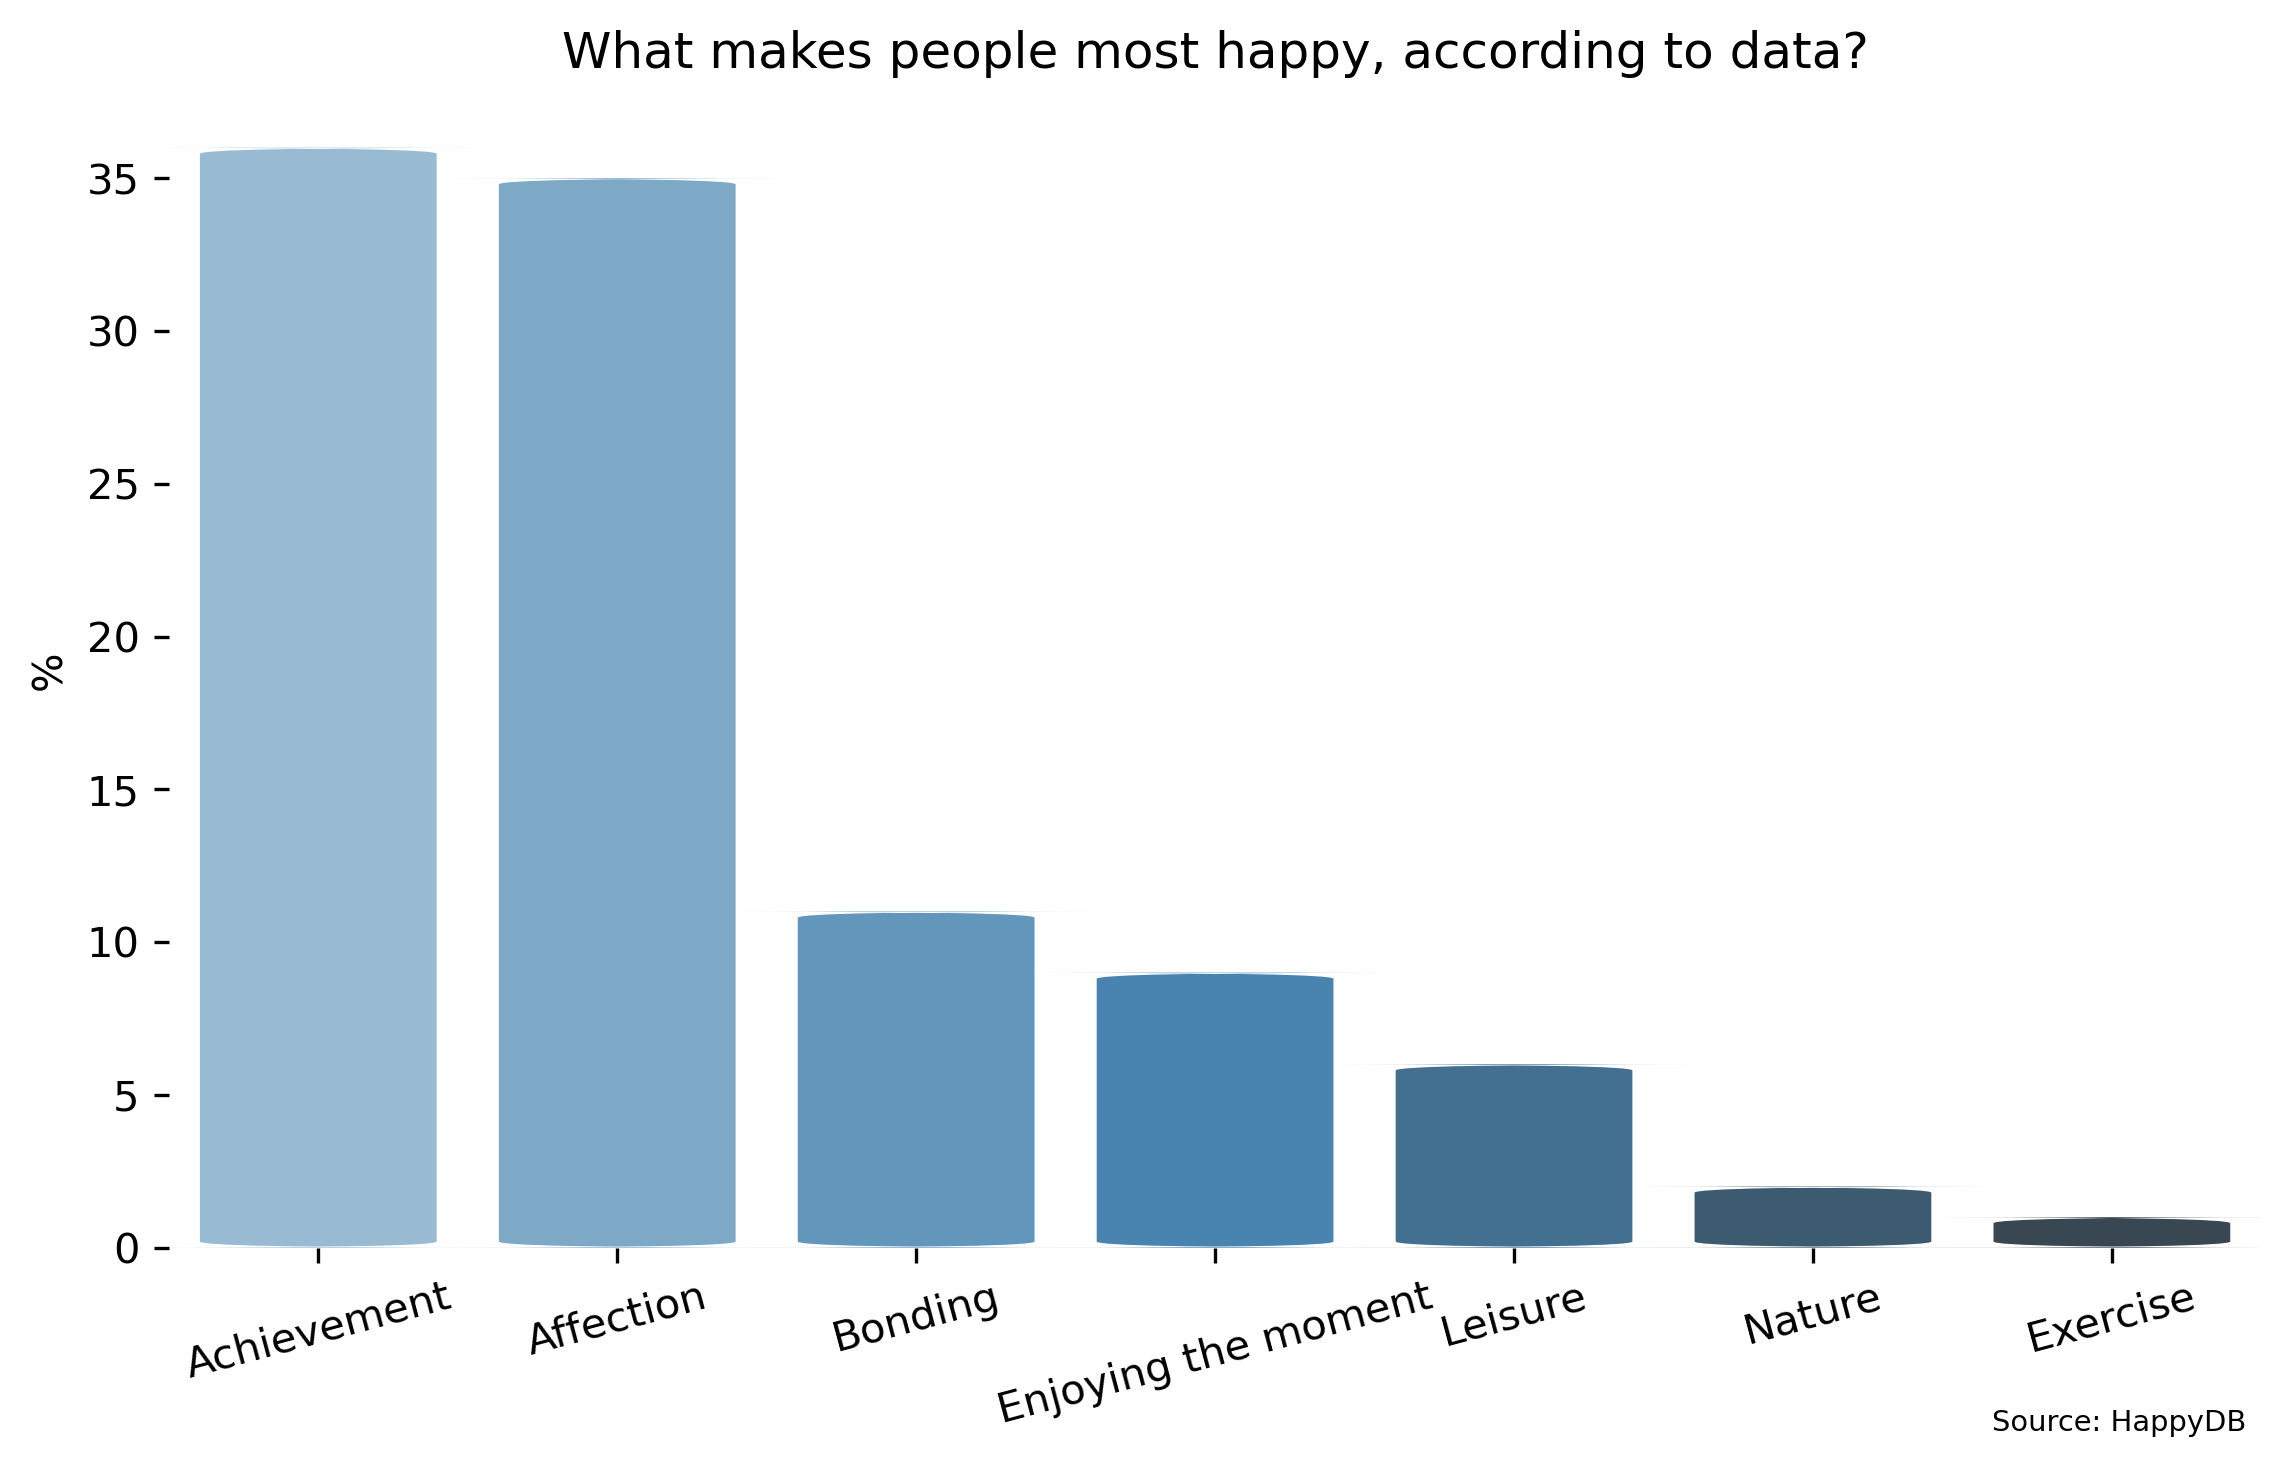

This figure's Python source:
import matplotlib.pyplot as plt
import seaborn as sns
import pandas as pd
from matplotlib.patches import FancyBboxPatch


d = {"%":[36, 35, 11, 9, 6, 2, 1],
                  "labels":['Achievement', 'Affection', 'Bonding', 'Enjoying the moment',
                            'Leisure', 'Nature', 'Exercise']}

df = pd.DataFrame(d)



plt.figure(figsize=(9,5))


ax = sns.barplot(x="labels", y="%", data=df, palette="Blues_d", joinstyle='bevel')


new_patches = []
for patch in reversed(ax.patches):
    bb = patch.get_bbox()
    color = patch.get_facecolor()
    p_bbox = FancyBboxPatch((bb.xmin, bb.ymin),
                            abs(bb.width), abs(bb.height),
                            boxstyle="round,pad=-0.0040,rounding_size=1",
                            ec="none", fc=color,
                            mutation_aspect=0.2
                            )
    patch.remove()
    new_patches.append(p_bbox)

for patch in new_patches:
    ax.add_patch(patch)

sns.despine(left=True, bottom=True)



ax.set(xlabel=None)
ax.set_xticklabels(ax.get_xticklabels(), rotation=15)


ax.set(title='What makes people most happy, according to data?')

plt.text(5.6, -6, "Source: HappyDB", 
         size='x-small', color='black', fontweight='light')

plt.savefig('happiness.png', bbox_inches='tight', dpi = 300)
plt.show()
